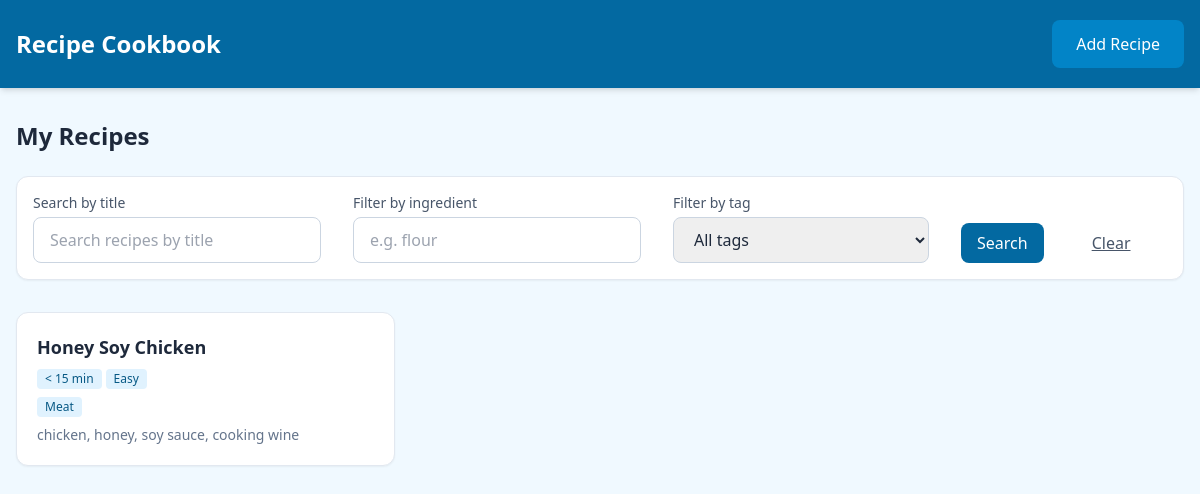
Before: / with the older database file.
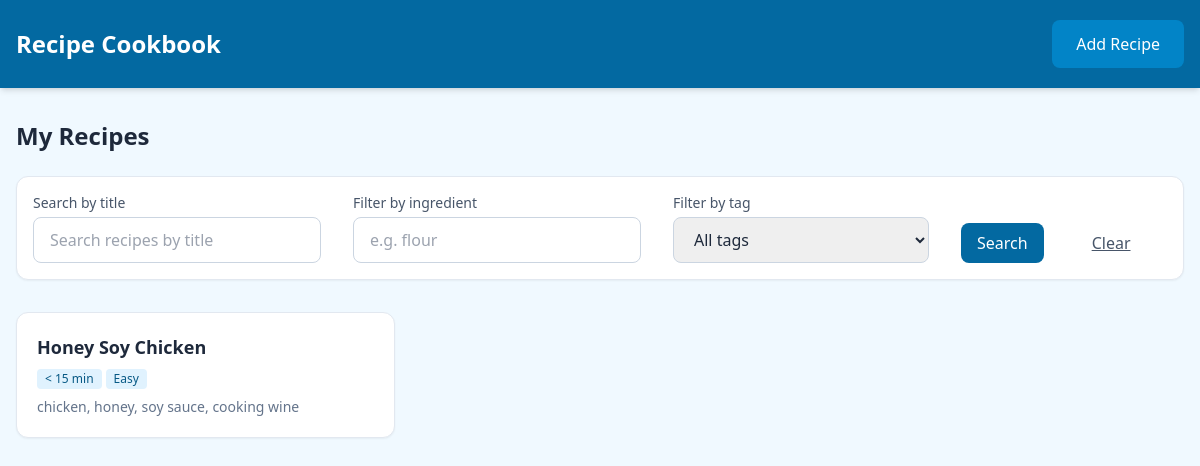
After: the same page with the newer database file.
### recipes/models.py (models this page shows, shortened)
class Recipe(models.Model):
    title = models.CharField(max_length=200)
    cooking_time = models.CharField(
        max_length=20, choices=COOKING_TIME_CHOICES, blank=True, default=""
    )
    difficulty = models.CharField(
        max_length=10, choices=DIFFICULTY_CHOICES, blank=True, default=""
    )
    steps = models.TextField(blank=True, help_text="Cooking steps (one per line or freeform)")
    notes = models.TextField(blank=True)
    tags = models.ManyToManyField(Tag, blank=True, related_name="recipes")
    ingredients = models.ManyToManyField(
        Ingredient, through="RecipeIngredient", blank=True, related_name="recipes"
    )
    created_at = models.DateTimeField(auto_now_add=True)
    updated_at = models.DateTimeField(auto_now=True)

class Tag(models.Model):
    name = models.CharField(max_length=50, unique=True)

class Ingredient(models.Model):
    name = models.CharField(max_length=100, unique=True)
    def __str__(self):
        return self.name

### recipes/views.py (the view)
# urls.py: path("", views.RecipeListView.as_view(), name="recipe_list"),
class RecipeListView(ListView):
    model = Recipe
    template_name = "recipes/recipe_list.html"
    context_object_name = "recipes"
    paginate_by = 20
    def get_queryset(self):
        qs = Recipe.objects.all().order_by("-created_at").prefetch_related("tags", "ingredients")
        form = RecipeFilterForm(self.request.GET)
        if form.is_valid():
            if form.cleaned_data.get("search"):
                qs = qs.filter(title__icontains=form.cleaned_data["search"].strip())
            if form.cleaned_data.get("ingredient"):
                qs = qs.filter(
                    recipeingredient__ingredient__name__icontains=form.cleaned_data["ingredient"]
                ).distinct()
            if form.cleaned_data.get("tag"):
                qs = qs.filter(tags=form.cleaned_data["tag"])
        return qs
    def get_context_data(self, **kwargs):
        context = super().get_context_data(**kwargs)
        context["filter_form"] = RecipeFilterForm(self.request.GET)
        return context

### recipes/forms.py
class RecipeFilterForm(forms.Form):
    search = forms.CharField(required=False, label="Search by title")
    ingredient = forms.CharField(required=False, label="Filter by ingredient")
    tag = forms.ModelChoiceField(
        queryset=Tag.objects.none(), required=False, empty_label="All tags", label="Filter by tag"
    )
    def __init__(self, *args, **kwargs):
        super().__init__(*args, **kwargs)
        self.fields["tag"].queryset = Tag.objects.all().order_by("name")

### recipes/templates/recipes/recipe_list.html (shortened to what this page needs)
{% extends "recipes/base.html" %}
{% block content %}
<h1 class="text-2xl font-bold text-slate-800 mb-6">My Recipes</h1>
<form method="get" class="mb-8 p-4 bg-white rounded-xl shadow-sm border border-slate-200">
    <div class="flex flex-wrap gap-8 items-end">
        <div>
            <label for="id_search" class="block text-sm font-medium text-slate-600 mb-1">Search by title</label>
            <input type="text" name="search" id="id_search" value="{{ filter_form.search.value|default:'' }}"
                   placeholder="Search recipes by title" class="border border-slate-300 rounded-lg px-4 py-2.5 w-72">
        </div>
        <div>
            <label for="id_ingredient" class="block text-sm font-medium text-slate-600 mb-1">Filter by ingredient</label>
            <input type="text" name="ingredient" id="id_ingredient" value="{{ filter_form.ingredient.value|default:'' }}"
                   placeholder="e.g. flour" class="border border-slate-300 rounded-lg px-4 py-2.5 w-72">
        </div>
        <div>
            <label for="id_tag" class="block text-sm font-medium text-slate-600 mb-1">Filter by tag</label>
            <select name="tag" id="id_tag" class="border border-slate-300 rounded-lg px-4 py-2.5 w-64">
                <option value="">All tags</option>
            </select>
        </div>
        <button type="submit" class="px-4 py-2 bg-sky-700 text-white rounded-lg hover:bg-sky-600">Search</button>
        <a href="{% url 'recipe_list' %}" class="px-4 py-2 text-slate-600 hover:text-slate-800 underline">Clear</a>
    </div>
</form>
{% if recipes %}
<div class="grid gap-4 sm:grid-cols-3">
    {% for recipe in recipes %}
    <a href="{% url 'recipe_detail' recipe.pk %}" class="block p-5 bg-white rounded-xl shadow-sm border border-slate-200 hover:shadow-md hover:border-sky-200 transition">
        <h2 class="text-lg font-semibold text-slate-800 mb-2">{{ recipe.title }}</h2>
        {% if recipe.cooking_time or recipe.difficulty %}
        <div class="flex flex-wrap gap-1 mb-2">
            {% if recipe.cooking_time %}
            <span class="px-2 py-0.5 bg-sky-100 text-sky-800 rounded text-xs">{{ recipe.cooking_time }}</span>
            {% endif %}
            {% if recipe.difficulty %}
            <span class="px-2 py-0.5 bg-sky-100 text-sky-800 rounded text-xs">{{ recipe.difficulty }}</span>
            {% endif %}
        </div>
        {% endif %}
        {% if recipe.tags.exists %}
        <div class="flex flex-wrap gap-1 mb-2">
            {% for tag in recipe.tags.all %}
            <span class="px-2 py-0.5 bg-sky-100 text-sky-800 rounded text-xs">{{ tag.name }}</span>
            {% endfor %}
        </div>
        {% endif %}
        {% if recipe.ingredients.exists %}
        <p class="text-sm text-slate-500 line-clamp-2">{{ recipe.ingredients.all|join:", " }}</p>
        {% endif %}
    </a>
    {% endfor %}
</div>
{% else %}
<p class="text-slate-500">No recipes found. <a href="{% url 'recipe_create' %}" class="text-sky-700 hover:underline">Add your first recipe</a>.</p>
{% endif %}
{% endblock %}

Changed rows visible on the page:
removed Tag: name "Meat"
